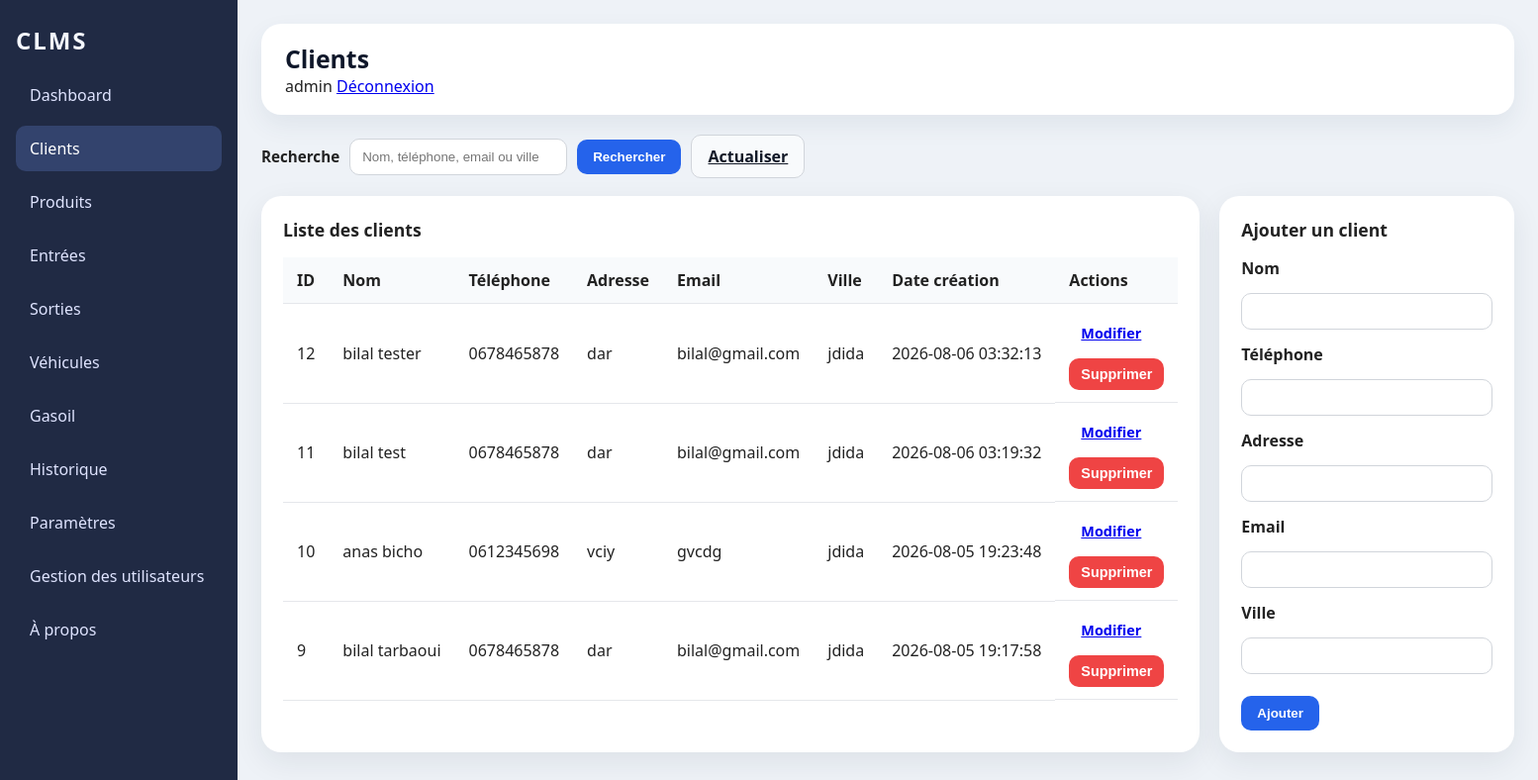
Page /clients (signed in) on the earlier database version.
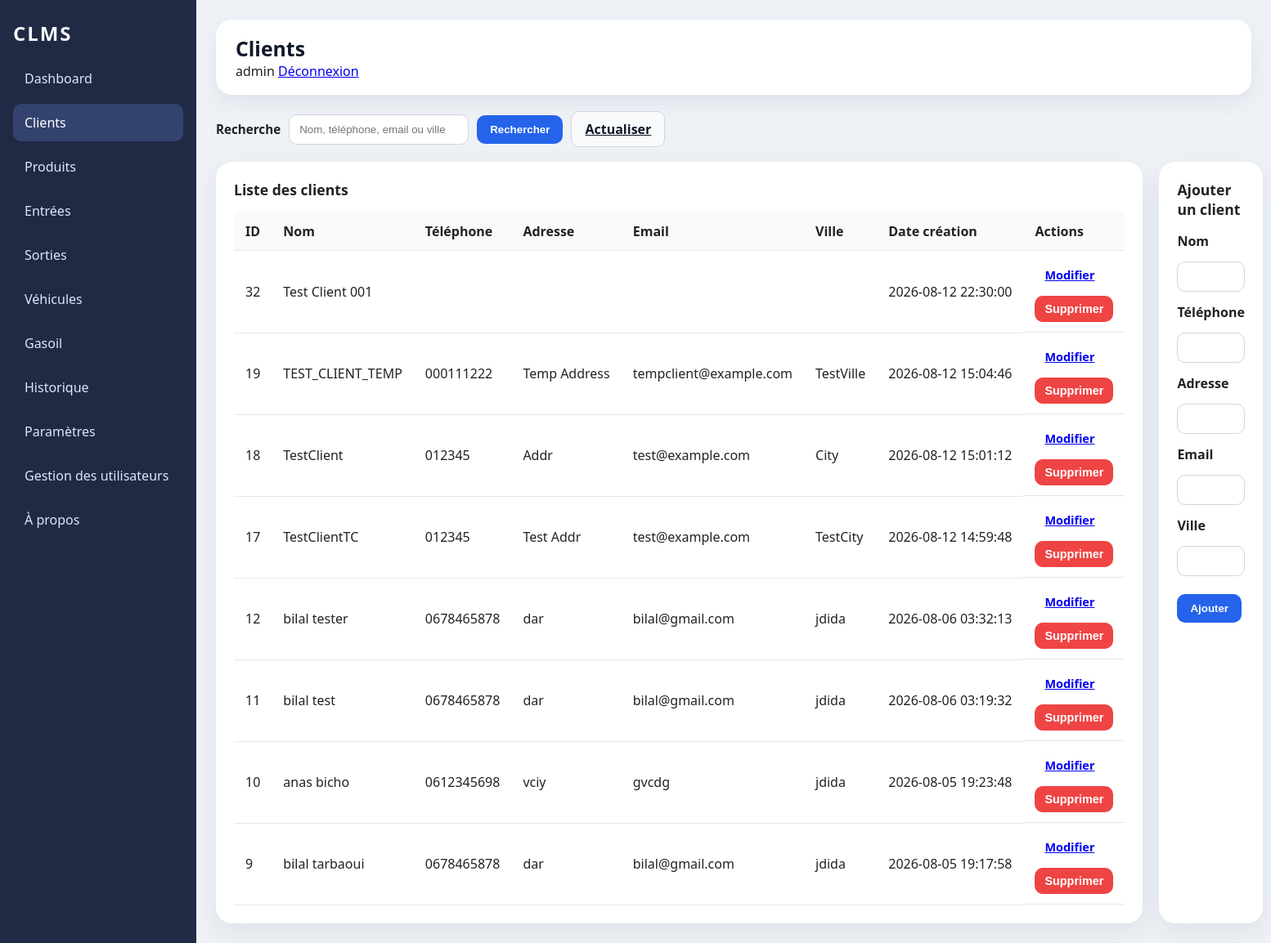
Same page on the later database version.
### tables this page shows
CREATE TABLE clients(
            id INTEGER PRIMARY KEY AUTOINCREMENT,
            nom TEXT NOT NULL,
            telephone TEXT,
            adresse TEXT,
            email TEXT,
            ville TEXT,
            date_creation TEXT
        );

### web_app.py (the view)
@app.route('/clients')
@require_role('admin', 'responsable')
def clients():
    controller = ClientController()
    query = request.args.get('q', '').strip()
    edit_id = request.args.get('edit_id')
    selected_client = None
    try:
        if query:
            clients = controller.rechercher_client(query)
        else:
            clients = controller.get_all_clients()
        if edit_id:
            try:
                selected_id = int(edit_id)
                selected_client = next((c for c in clients if c[0] == selected_id), None)
            except ValueError:
                selected_client = None
        return render_template(
            'clients.html',
            title='Clients',
            active='clients',
            clients=clients,
            selected_client=selected_client,
            query=query
        )
    finally:
        controller.close()

### controllers/client_controller.py (called while the page is built)
    def get_all_clients(self):
        return self.model.get_all_clients()

    def close(self):
        if getattr(self, 'model', None) and hasattr(self.model, 'close'):
            try:
                self.model.close()
            except Exception:
                pass

### controllers/user_controller.py (called while the page is built)
    def get_user_by_username(self, username):
        return self.db.get_user_by_username(username)

    def close(self):
        try:
            if getattr(self, 'db', None):
                self.db.close()
        except Exception:
            pass

### database/database.py (called while the page is built)
    @staticmethod
    def get_safe_connection(db_path: str = "database/clms.db"):
        conn = sqlite3.connect(db_path, timeout=30)
        try:
            conn.execute("PRAGMA journal_mode=WAL;")
        except Exception:
            pass
        try:
            conn.execute("PRAGMA foreign_keys = ON;")
        except Exception:
            pass
        try:
            conn.execute("PRAGMA busy_timeout = 30000;")
        except Exception:
            pass
        return conn

    def close(self):
        if self.connection:
            self.connection.close()
            print("DATABASE CLOSED")

### models/client_model.py (called while the page is built)
    def close(self):
        return

### templates/clients.html (shortened to what this page needs)
{% extends 'base.html' %}
{% block content %}
  <div class="clients-header">
    <form method="get" action="{{ url_for('clients') }}" class="search-form">
      <label for="q">Recherche</label>
      <input id="q" name="q" type="search" value="{{ query or '' }}" placeholder="Nom, téléphone, email ou ville">
      <button type="submit" class="button primary">Rechercher</button>
      <a href="{{ url_for('clients') }}" class="button secondary">Actualiser</a>
    </form>
  </div>
  <div class="clients-grid">
    <section class="clients-list">
      <div class="panel-header">Liste des clients</div>
      <div class="table-scroll">
        <table class="table-full clients-table">
          <thead>
            <tr>
              <th>ID</th>
              <th>Nom</th>
              <th>Téléphone</th>
              <th>Adresse</th>
              <th>Email</th>
              <th>Ville</th>
              <th>Date création</th>
              <th class="actions-col">Actions</th>
            </tr>
          </thead>
          <tbody>
            {% for client in clients %}
              <tr>
                <td>{{ client[0] }}</td>
                <td>{{ client[1] }}</td>
                <td>{{ client[2] }}</td>
                <td>{{ client[3] }}</td>
                <td>{{ client[4] }}</td>
                <td>{{ client[5] }}</td>
                <td>{{ client[6] }}</td>
                <td class="actions-cell">
                  <a href="{{ url_for('clients', edit_id=client[0]) }}" class="button small">Modifier</a>
                  <form method="post" action="{{ url_for('delete_client', id_client=client[0]) }}" class="inline-form" onsubmit="return confirm('Supprimer ce client ?');">
                    <button type="submit" class="button danger small">Supprimer</button>
                  </form>
                </td>
              </tr>
            {% else %}
              <tr>
                <td colspan="8" class="empty-row">Aucun client trouvé.</td>
              </tr>
            {% endfor %}
          </tbody>
        </table>
      </div>
    </section>
    <aside class="clients-form-panel">
      <div class="panel-header">{{ 'Modifier le client' if selected_client else 'Ajouter un client' }}</div>
      <form method="post" action="{% if selected_client %}{{ url_for('edit_client', id_client=selected_client[0]) }}{% else %}{{ url_for('add_client') }}{% endif %}" class="client-form">
        <label for="nom">Nom</label>
        <input id="nom" name="nom" type="text" value="{{ selected_client[1] if selected_client else '' }}" required>
        <label for="telephone">Téléphone</label>
        <input id="telephone" name="telephone" type="text" value="{{ selected_client[2] if selected_client else '' }}">
        <label for="adresse">Adresse</label>
        <input id="adresse" name="adresse" type="text" value="{{ selected_client[3] if selected_client else '' }}">
        <label for="email">Email</label>
        <input id="email" name="email" type="email" value="{{ selected_client[4] if selected_client else '' }}">
        <label for="ville">Ville</label>
        <input id="ville" name="ville" type="text" value="{{ selected_client[5] if selected_client else '' }}">
        <div class="form-actions">
          <button type="submit" class="button primary">{{ 'Mettre à jour' if selected_client else 'Ajouter' }}</button>
        </div>
      </form>
    </aside>
  </div>
{% endblock %}

Differences in the rows shown:
added clients: id "32", nom "Test Client 001", date_creation "2026-08-12 22:30:00"
added clients: id "19", nom "TEST_CLIENT_TEMP", telephone "000111222", adresse "Temp Address", email "tempclient@example.com", ville "TestVille", date_creation "2026-08-12 15:04:46"
added clients: id "18", nom "TestClient", telephone "012345", adresse "Addr", email "test@example.com", ville "City", date_creation "2026-08-12 15:01:12"
added clients: id "17", nom "TestClientTC", telephone "012345", adresse "Test Addr", email "test@example.com", ville "TestCity", date_creation "2026-08-12 14:59:48"
